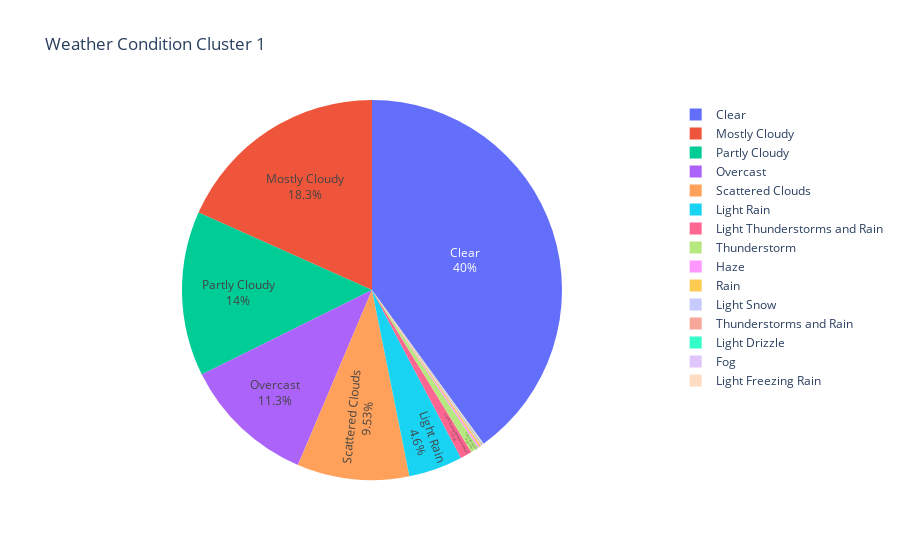

Source (notebook cell):
### Code cell
cluster1_df['Counter'] = 1
fig = px.pie(data_frame=cluster1_df, values = 'Counter', names = 'Weather_Condition', title = 'Weather Condition Cluster 1')
fig.update_traces(textposition='inside', textinfo='percent+label')
fig.show()

### Figure 1 — Plotly figure (JSON) as saved in the notebook; plotly's stock layout.template omitted (floating-point values rounded to 4 significant figures; data arrays with more than 128 entries replaced by an {"elided": "..."} marker saying what was removed)
{"data": [{"domain": {"x": [0, 1], "y": [0, 1]}, "hoverlabel": {"namelength": 0}, "hovertemplate": "Weather_Condition=%{label}<br>Counter=%{value}", "labels": {"elided": "2675 str values"}, "legendgroup": "", "name": "", "showlegend": true, "textinfo": "percent+label", "textposition": "inside", "type": "pie", "values": {"elided": "2675 int values"}}], "layout": {"legend": {"tracegroupgap": 0}, "title": {"text": "Weather Condition Cluster 1"}}}
